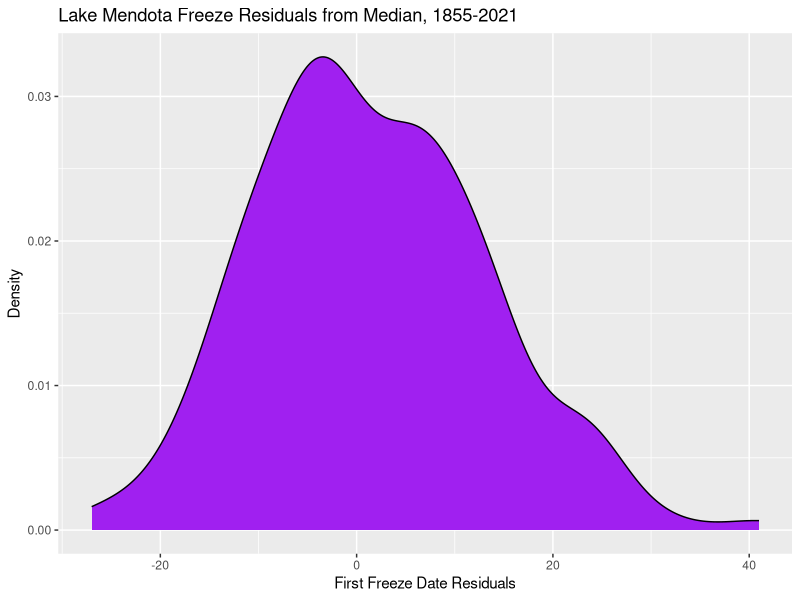
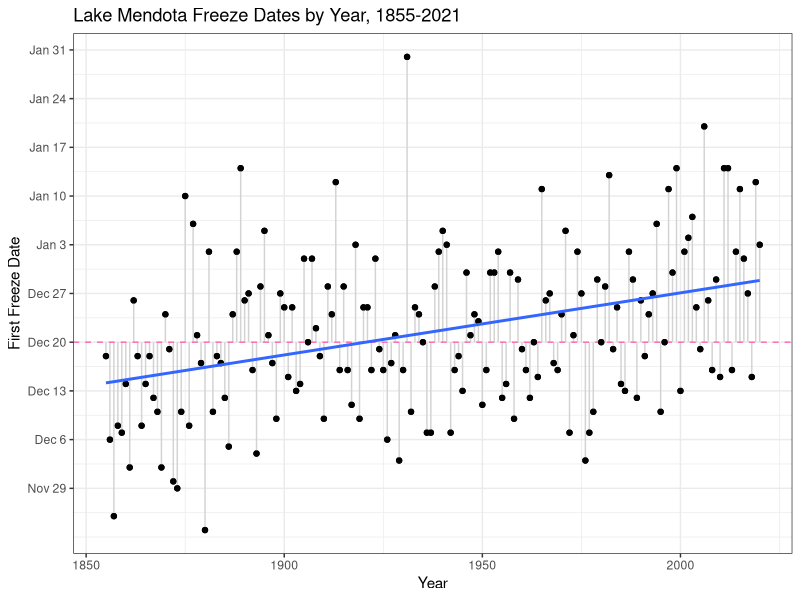
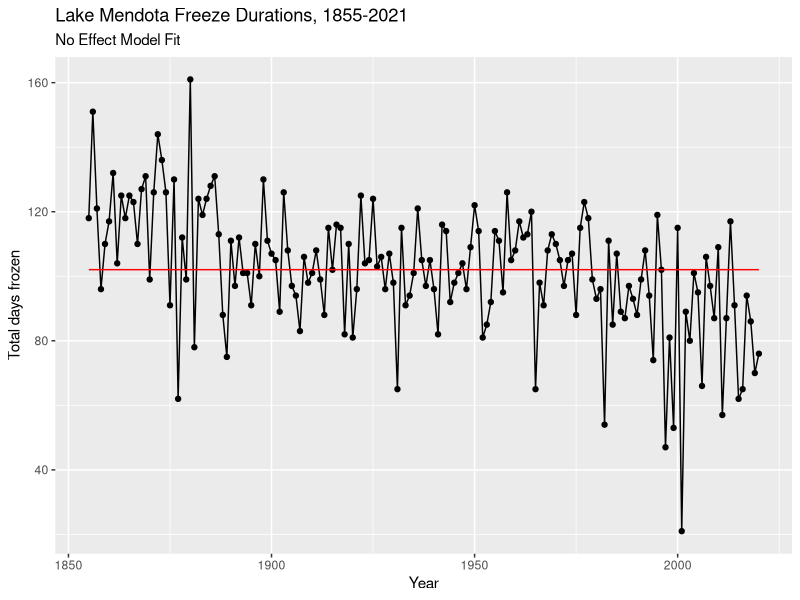
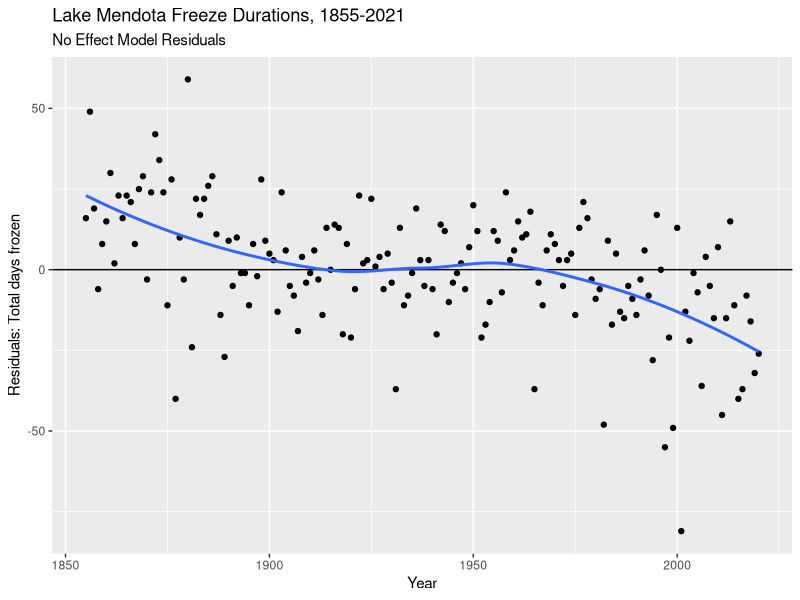
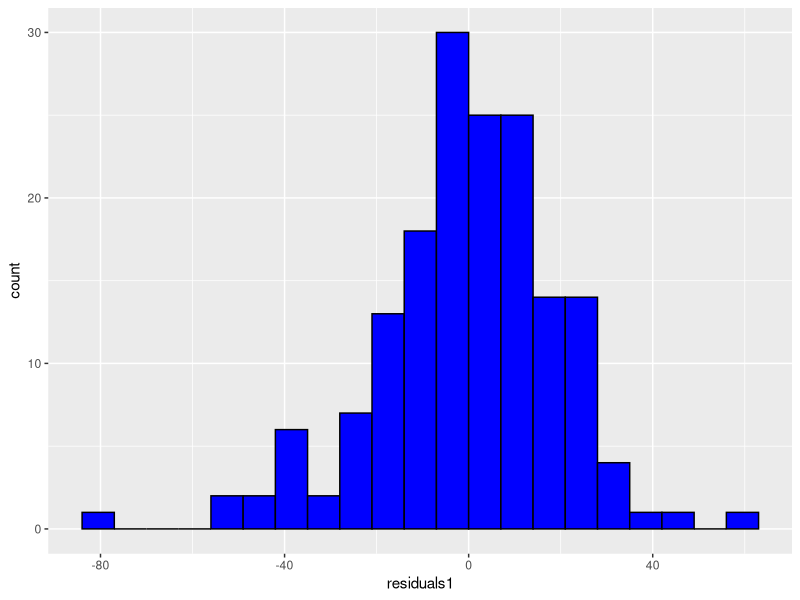
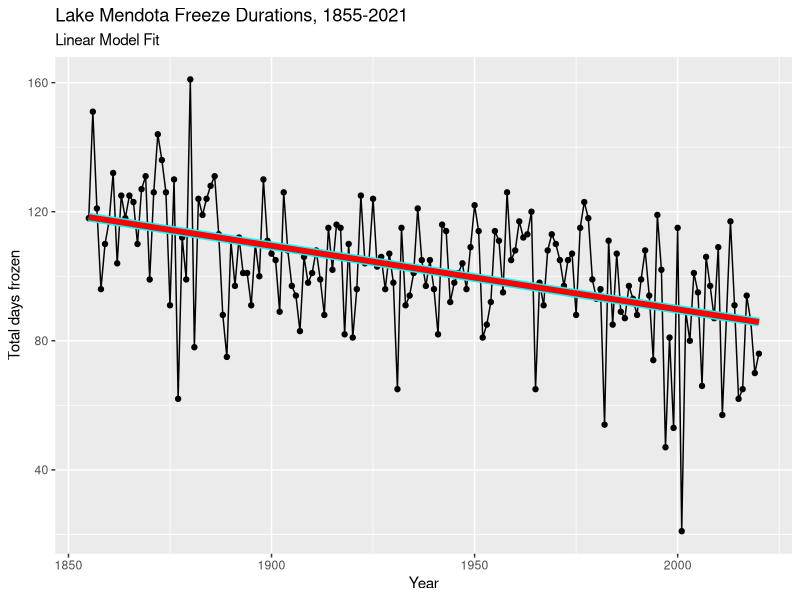
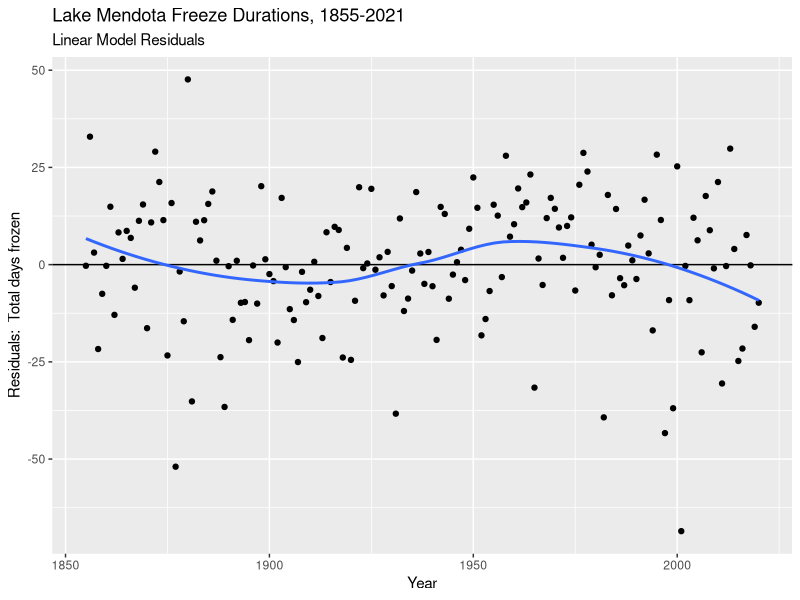
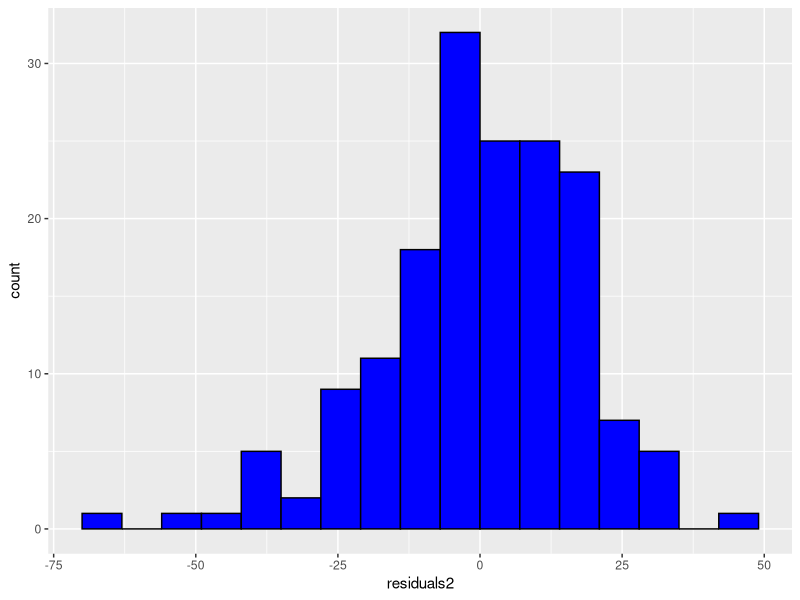

These charts were generated, in order, by the following R code:
## ---- chunk 1
knitr::opts_chunk$set(echo = TRUE, message=FALSE, warning=FALSE)
library(tidyverse)
library(lubridate)
## ---- chunk 2
mendota = read_csv("../../data/lake-mendota-winters-2021.csv")
## ---- chunk 3
## Calculate the number of days after June 30 for each first freeze
## This is code from dplyr and lubridate which we will learn in upcoming units.
mendota = mendota %>% 
  mutate(june30 = ymd(str_c(year1, "-06-30")),
         winter_day = as.numeric(first_freeze - june30))

m = mendota %>% 
  select(winter_day) %>% 
  drop_na() %>% 
  summarize(median = median(winter_day)) %>% 
  pull(median)

m

m + date("2020-06-30")

mendota = mendota %>% 
  mutate(first_freeze_median = june30 + m,
         first_freeze_residual = as.numeric(first_freeze - first_freeze_median))
## ---- chunk 4
ggplot(mendota, aes(x=first_freeze_residual)) +
  geom_density(color="black", fill="purple") + 
  xlab("First Freeze Date Residuals") +
  ylab("Density") +
  ggtitle("Lake Mendota Freeze Residuals from Median, 1855-2021")
## ---- chunk 5
ggplot(mendota, aes(x=year1, y=first_freeze_residual)) +
  ## Plot the points
  geom_point() +
  ## Add light gray lines from the points to the median value of 0
  ## Which is December 20
  geom_segment(aes(xend=year1, yend=0), color="lightgray") +
  ## Add a horizontal line at the median value, 0 (December 20)
  geom_hline(yintercept = 0, color="hotpink", linetype="dashed") +
  ## Redraw the points so that they cover the residual line segments
  geom_point() +
  ## Relabel the y axis so that numbers are represented by dates.
  scale_y_continuous(breaks = seq(-21,42,by=7),
                     labels = c("Nov 29","Dec 6","Dec 13","Dec 20",
                                "Dec 27","Jan 3","Jan 10","Jan 17",
                                "Jan 24","Jan 31")) +
  xlab("Year") +
  ylab("First Freeze Date") +
  ggtitle("Lake Mendota Freeze Dates by Year, 1855-2021") +
  ## Adjust the background color
  theme_bw() +
  geom_smooth(method="lm", se=FALSE) #+ # linear model trend line
  ##geom_smooth(se=FALSE, color="red") # add a smooth trend
## ---- chunk 6
fit1 = lm(duration ~ 1, data=mendota)
fit2 = lm(duration ~ year1, data=mendota)
fit3 = loess(duration ~ year1, data=mendota)

mendota = mendota %>% 
  mutate(fitted1 = fitted(fit1),
         fitted2 = fitted(fit2),
         fitted3 = fitted(fit3),
         residuals1 = residuals(fit1),
         residuals2 = residuals(fit2),
         residuals3 = residuals(fit3))

sd1 = sd(residuals(fit1))
sd2 = sd(residuals(fit2))
sd3 = sd(residuals(fit3))
## ---- chunk 7
ggplot(mendota) +
  geom_line(aes(x=year1, y=duration)) + # plots data as line
  geom_point(aes(x=year1,y=duration)) + # plots data as points
  geom_line(aes(x=year1, y=fitted1), color="red") + # plots fitted model as a line in red
  ylab("Total days frozen") + # add y-axis label
  xlab("Year") + # add x-axis label
  ggtitle("Lake Mendota Freeze Durations, 1855-2021",
          subtitle = "No Effect Model Fit") # add title and subtitle

ggplot(mendota, aes(x=year1, y=residuals1)) +
  geom_point() +
  geom_hline(yintercept=0) +
  geom_smooth(se = FALSE) +
  ylab("Residuals: Total days frozen") +
  xlab("Year") +
  ggtitle("Lake Mendota Freeze Durations, 1855-2021",
          subtitle = "No Effect Model Residuals")

ggplot(mendota) +
  geom_histogram(aes(x=residuals1), boundary=0, binwidth=7, # plots a histogram of the residuals
                 color="black", fill = "blue") 
## ---- chunk 8
ggplot(mendota, aes(x=year1, y=duration)) +
  geom_line() +
  geom_point() +
  geom_smooth(se=FALSE, method="lm", color="cyan", size=3) + # this fits the same line as model 2
  geom_line(aes(y=fitted2), color="red", size=2) + # plots fitted model as a line in red
  ylab("Total days frozen") +
  xlab("Year") +
  ggtitle("Lake Mendota Freeze Durations, 1855-2021",
          subtitle = "Linear Model Fit")

ggplot(mendota, aes(x=year1, y=residuals2)) +
  geom_point() +
  geom_hline(yintercept=0) +
  geom_smooth(se = FALSE) +
  ylab("Residuals:  Total days frozen") +
  xlab("Year") +
  ggtitle("Lake Mendota Freeze Durations, 1855-2021",
          subtitle = "Linear Model Residuals")

ggplot(mendota) +
  geom_histogram(aes(x=residuals2), boundary=0, binwidth=7,
                 color="black", fill = "blue")
## ---- chunk 9
ggplot(mendota, aes(x=year1, y=duration)) +
  geom_line() +
  geom_point() +
  geom_smooth(se=FALSE, color="cyan",size=3) + # this fits the same line as model 3
  geom_line(aes(x=year1, y=fitted3), color="red", size=2) + # plots fitted model as a line in red
  ylab("Total days frozen") +
  xlab("Year") +
  ggtitle("Lake Mendota Freeze Durations, 1855-2021",
          subtitle = "Loess Model Fit")

ggplot(mendota, aes(x=year1,y=residuals3)) +
  geom_point() +
  geom_hline(yintercept=0) +
  ylab("Residuals:  Total days frozen") +
  xlab("Year") +
  ggtitle("Lake Mendota Freeze Durations, 1855-2021",
          subtitle = "Loess Model Residuals")

ggplot(mendota) +
  geom_histogram(aes(x=residuals3), boundary=0, binwidth=7,
                 color="black", fill = "blue")
